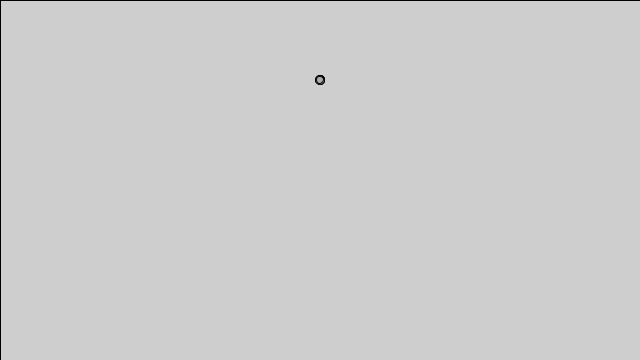
Frame 1 (no input)
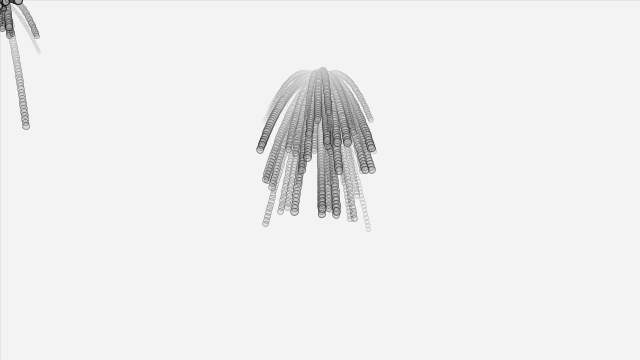
Frame 60 (the mouse pressed at the canvas centre just before this capture)
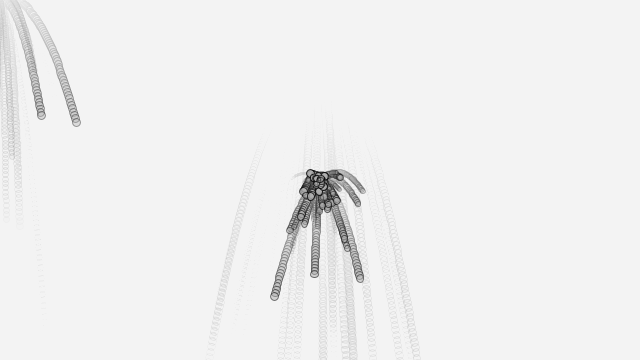
Frame 120 (the mouse held since frame 60 and released just before this capture)

The Processing sketch that drew these frames (run headless with seeded random() and noise(); from frame 60 on, the mouse is pressed at the canvas centre):

// Processing sketch: BasicParticleSystem
// ── BasicParticleSystem.pde
import java.util.Iterator;
class Particle {
  PVector location;
  PVector velocity;
  PVector acceleration;
  float lifespan;
  float mass;
  
  Particle(PVector l) {
    location = l.get();
    acceleration = new PVector(0, 0.05);
    velocity =new PVector(random(-1, 1), random(-1, 1));
    mass = random(10);
    lifespan = 255 * mass/10;
  }
  
  void update() {
    velocity.add(acceleration);
    location.add(velocity);
    lifespan -= 2;
  }
  
  void run() {
    update();
    display();
  }
  
  void applyForce(PVector act) {
    PVector force = act.copy();
    force.div(mass);
    acceleration.add(force);
  }
  
  void display() {
    stroke(0, lifespan);
    fill(175, lifespan);
    rectMode(CENTER);
    ellipse(location.x, location.y, mass*0.8,mass*0.8);
  }
  
  boolean isDead() {
    if(lifespan < 0.0) return true;
    else return false;
  }
}

class ParticleSystem {
  ArrayList<Particle> particles;
  PVector origin;
  
  ParticleSystem() {
    this( new PVector(width/2, 80));
  }
  
  ParticleSystem(PVector origin) {
    this.origin = origin.copy();
    particles = new ArrayList<Particle>();
  }
  
  void addParticle() {
    particles.add(new Particle(origin));
  }
  
  void addParticle(Particle p) {
    particles.add(p);
  }
  
  void addParticle(int n) {
    for(int i = 0; i<n; i++) 
    particles.add(new Particle(origin));
  }
  
  void run() {
    Iterator<Particle> it = particles.iterator();
    while(it.hasNext()) {
      Particle p = it.next();
      p.run();
      if(p.isDead()) it.remove();
    }
  }
  
    
  int getCount() {
    return particles.size();
  }
  
  
  void setOrigin(PVector origin) {
    this.origin = origin.copy();
  }
}

ParticleSystem ps;
void setup() {
  size(640, 360);
  ps = new ParticleSystem();
  ps.addParticle(100);
}

void draw() {
  fill(255, 10);
   rect(0,0, width*2, height*2);
  ps.run();
  if(ps.getCount() < 100) ps.addParticle(100-ps.getCount());
  
  ps.setOrigin(new PVector(mouseX, mouseY));

}
